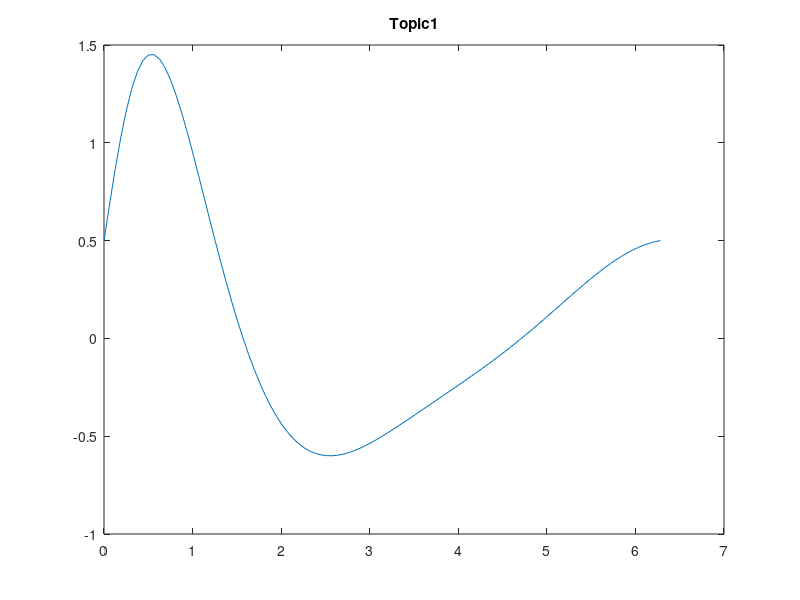

The MATLAB source for this figure: (Note: this script raises an error after producing the figure.)
clear;
clc;
close all;
subplot(1,1,1);
%Topic_1
disp('Topic_1');
x=linspace(0,2*pi,101);
y=cos(x).*(0.5+3*sin(x)./(1+x.^2));
plot(x,y);
title('Topic1');
pause;
%Topic_2
disp('Topic_2');
Topic_2;
pause; 
%Topic_3
disp('Topic_3');
Topic_3;